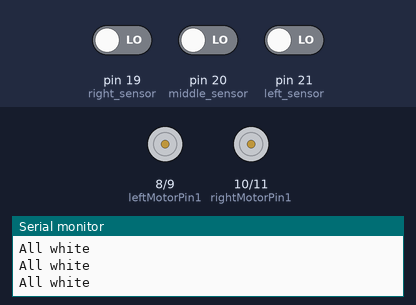
This program was run on a simulated Arduino Mega 2560, built with avr-gcc and run on an emulated ATmega2560. Parts: motor-driver pin pairs drawn as motors (green arrow = first pin HIGH = forward, orange = second pin HIGH = backward, longer = more drive, scaled by the enable pin), the last lines printed to the serial monitor. The inputs (shaded band) are chosen by the test bench; at power-on: pin 19 (right_sensor) LOW, pin 21 (left_sensor) LOW, pin 20 (middle_sensor) LOW.

Above: at 1.2 s.
1.3 s: pin 19 (right_sensor) driven HIGH
At 2.3 s:
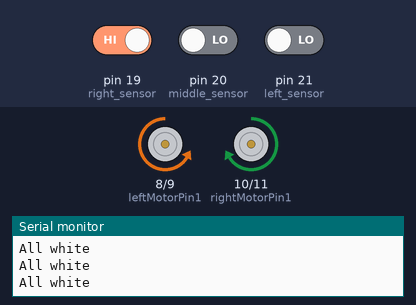
2.8 s: pin 21 (left_sensor) driven HIGH
At 3.3 s:
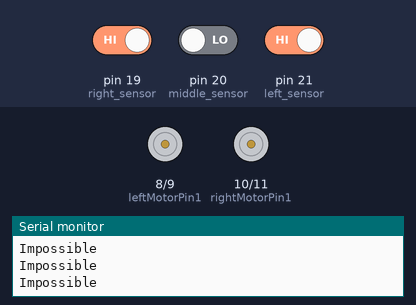
4.7 s: pin 19 (right_sensor) driven LOW
At 5.9 s:
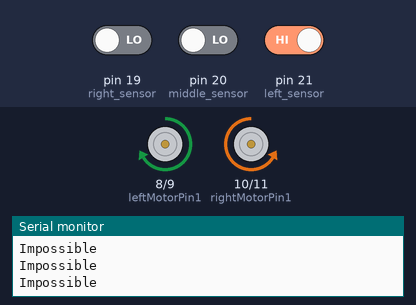
6.2 s: pin 20 (middle_sensor) driven HIGH
8.1 s: pin 21 (left_sensor) driven LOW
At 9.1 s:
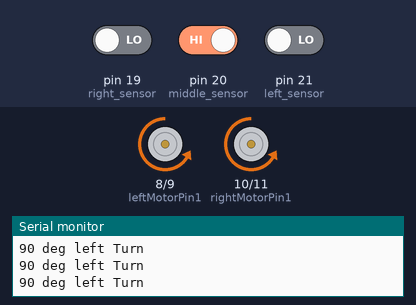
9.6 s: pin 20 (middle_sensor) driven LOW
At 10.9 s:
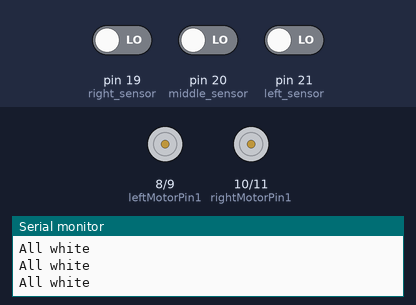
Timing chart, 0 to 12.6 s (numbered marks = the images above; inputs shaded):
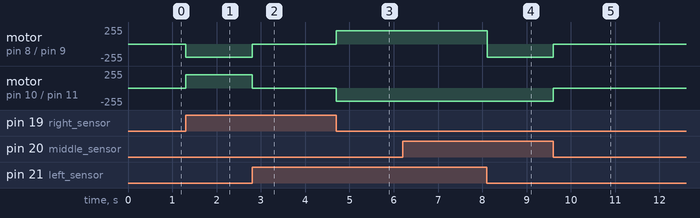

The program:

main.cpp
```cpp
#include <Arduino.h>
#define MOTOR_SPEED -200

// IR Sensor. Normally LOW, HIGH when detects black line
#define right_sensor 19
#define middle_sensor 20
#define left_sensor 21

// Motor Driver
#define enableLeftMotor 4
#define enableRightMotor 5

//Left motor
int leftMotorPin1=8;
int leftMotorPin2=9;

//Right motor
int rightMotorPin1=10;
int rightMotorPin2=11;

void rotateMotor(int rightMotorSpeed, int leftMotorSpeed);

//******* alt code
// #include "MobilePlatform.h"

// MobilePlatform platform(19, 20, 10, 11, 8, 9, 5, 4);


void setup()
{
  //******* alt code
  // platform.setup();

  Serial.begin(9600);
  pinMode(right_sensor, INPUT);
  pinMode(middle_sensor, INPUT);
  pinMode(left_sensor, INPUT);

  //The problem with TT gear motoLOWrs is that, at very low pwm value it does not even rotate.
  //If we increase the PWM value then it rotates faster and our robot is not controlled in that speed and goes out of line.
  //For that we need to increase the frequency of analogWrite.
  //Below line is important to change the frequency of PWM signal on pin D5 and D6
  //Because of this, motor runs in controlled manner (lower speed) at high PWM value.
  //This sets frequecny as 7812.5 hz.
  TCCR0B = TCCR0B & (B11111000 | B00000010) ;

  // put your setup code here, to run once:
  pinMode(enableLeftMotor, OUTPUT);
  pinMode(rightMotorPin1, OUTPUT);
  pinMode(rightMotorPin2, OUTPUT);

  pinMode(enableRightMotor, OUTPUT);
  pinMode(leftMotorPin1, OUTPUT);
  pinMode(leftMotorPin2, OUTPUT);

  rotateMotor(0,0);
  // Start motor
  // analogWrite(enableLeftMotor, MOTOR_SPEED);
  // analogWrite(enableRightMotor, MOTOR_SPEED);

}

void loop()
{

  int sensorValues[] = {
    digitalRead(left_sensor),
    digitalRead(middle_sensor),
    digitalRead(right_sensor)
  };

  if (!sensorValues[0] && !sensorValues[1] && !sensorValues[2])//0 0 0
  {
    Serial.println("All white");
    rotateMotor(0, 0);
  }
  else if (!sensorValues[0] && !sensorValues[1] && sensorValues[2])//0 0 1
  {
    // Serial.println("Correction: turn right");
    rotateMotor(-MOTOR_SPEED, MOTOR_SPEED);
  }
  else if (!sensorValues[0] && sensorValues[1] && !sensorValues[2])//0 1 0
  {
    // Serial.println("Forward");
    rotateMotor(MOTOR_SPEED, MOTOR_SPEED);// Right  Left
  }
  else if (!sensorValues[0] && sensorValues[1] && sensorValues[2])//0 1 1
  {
    Serial.println("90 deg right Turn");
    rotateMotor(-MOTOR_SPEED, MOTOR_SPEED);
    // delay(3000);
  }
  else if (sensorValues[0] && !sensorValues[1] && !sensorValues[2])//1 0 0
  {
    // Serial.println("Correction: turn left");
    rotateMotor(MOTOR_SPEED, -MOTOR_SPEED);
  }
  else if (sensorValues[0] && !sensorValues[1] && sensorValues[2])//1 0 1
  {
    Serial.println("Impossible");
    rotateMotor(0, 0);
  }
  else if (sensorValues[0] && sensorValues[1] && !sensorValues[2])//1 1 0
  {
    Serial.println("90 deg left Turn");
    rotateMotor(MOTOR_SPEED, -MOTOR_SPEED);
    // delay(3000);
  }
  else if (sensorValues[0] && sensorValues[1] && sensorValues[2])//1 1 1
  {
    // Serial.println("Sharp Left/Sharp Right");
    rotateMotor(0, 0);
  }
  // platform.loop();
  //******* alt code

  // Forward
  // digitalWrite(rightMotorPin1,HIGH);
  // digitalWrite(rightMotorPin2,LOW);
  // digitalWrite(leftMotorPin1,HIGH);
  // digitalWrite(leftMotorPin2,LOW);
  // IR Sensor. Normally LOW, HIGH when detects black line
  // if (digitalRead(right_sensor) == 0 && digitalRead(left_sensor) == 0)
  // {
    // Serial.println("forward");
    // rotateMotor(MOTOR_SPEED_RIGHT,MOTOR_SPEED_LEFT);
    // rotateMotor(0,0);
  // }
  // else if (digitalRead(right_sensor) == 0 && digitalRead(left_sensor) == 1)
  // {
    // Serial.println("Left");
    // rotateMotor(-MOTOR_SPEED_RIGHT, MOTOR_SPEED_LEFT);
    // delay(4000);
  // }
  // else if (digitalRead(right_sensor) == 1 && digitalRead(left_sensor) == 0)
  // {
    // Serial.println("right");
    // rotateMotor(MOTOR_SPEED_RIGHT, -MOTOR_SPEED_LEFT);
    // delay(4000);
  // }
  // else
  // {
    // Serial.println("stop");
    // rotateMotor(0,0);
    // rotateMotor(MOTOR_SPEED,MOTOR_SPEED);
  // }
  // Serial.println("Right: " + String(digitalRead(right_sensor)));
  // Serial.println("Left: " + String(digitalRead(left_sensor)));
  // // Serial.println("Left: " + String(digitalRead(left_sensor)));
  // Serial.println(" ");
}

void rotateMotor(int rightMotorSpeed, int leftMotorSpeed)
{

  if (rightMotorSpeed < 0)
  {
    digitalWrite(rightMotorPin1,LOW);
    digitalWrite(rightMotorPin2,HIGH);
  }
  else if (rightMotorSpeed > 0)
  {
    digitalWrite(rightMotorPin1,HIGH);
    digitalWrite(rightMotorPin2,LOW);
  }
  else
  {
    digitalWrite(rightMotorPin1,LOW);
    digitalWrite(rightMotorPin2,LOW);
  }

  if (leftMotorSpeed < 0)
  {
    digitalWrite(leftMotorPin1,LOW);
    digitalWrite(leftMotorPin2,HIGH);
  }
  else if (leftMotorSpeed > 0)
  {
    digitalWrite(leftMotorPin1,HIGH);
    digitalWrite(leftMotorPin2,LOW);
  }
  else
  {
    digitalWrite(leftMotorPin1,LOW);
    digitalWrite(leftMotorPin2,LOW);
  }
  analogWrite(enableRightMotor, abs(rightMotorSpeed));
  analogWrite(enableLeftMotor, abs(leftMotorSpeed));
}
```

Measured:
- after the input at 1.3 s, motor on pin 8 (leftMotorPin1) / pin 9 (leftMotorPin2): stopped → backward 200/255 at once; motor on pin 10 (rightMotorPin1) / pin 11 (rightMotorPin2): stopped → forward 200/255 at once
- after the input at 2.8 s, motor on pin 8 (leftMotorPin1) / pin 9 (leftMotorPin2): backward 200/255 → stopped at once; motor on pin 10 (rightMotorPin1) / pin 11 (rightMotorPin2): forward 200/255 → stopped at once
- after the input at 4.7 s, motor on pin 8 (leftMotorPin1) / pin 9 (leftMotorPin2): stopped → forward 200/255 at once; motor on pin 10 (rightMotorPin1) / pin 11 (rightMotorPin2): stopped → backward 200/255 at once
- after the input at 8.1 s, motor on pin 8 (leftMotorPin1) / pin 9 (leftMotorPin2): forward 200/255 → backward 200/255 at once
- after the input at 9.6 s, motor on pin 8 (leftMotorPin1) / pin 9 (leftMotorPin2), motor on pin 10 (rightMotorPin1) / pin 11 (rightMotorPin2): backward 200/255 → stopped at once
